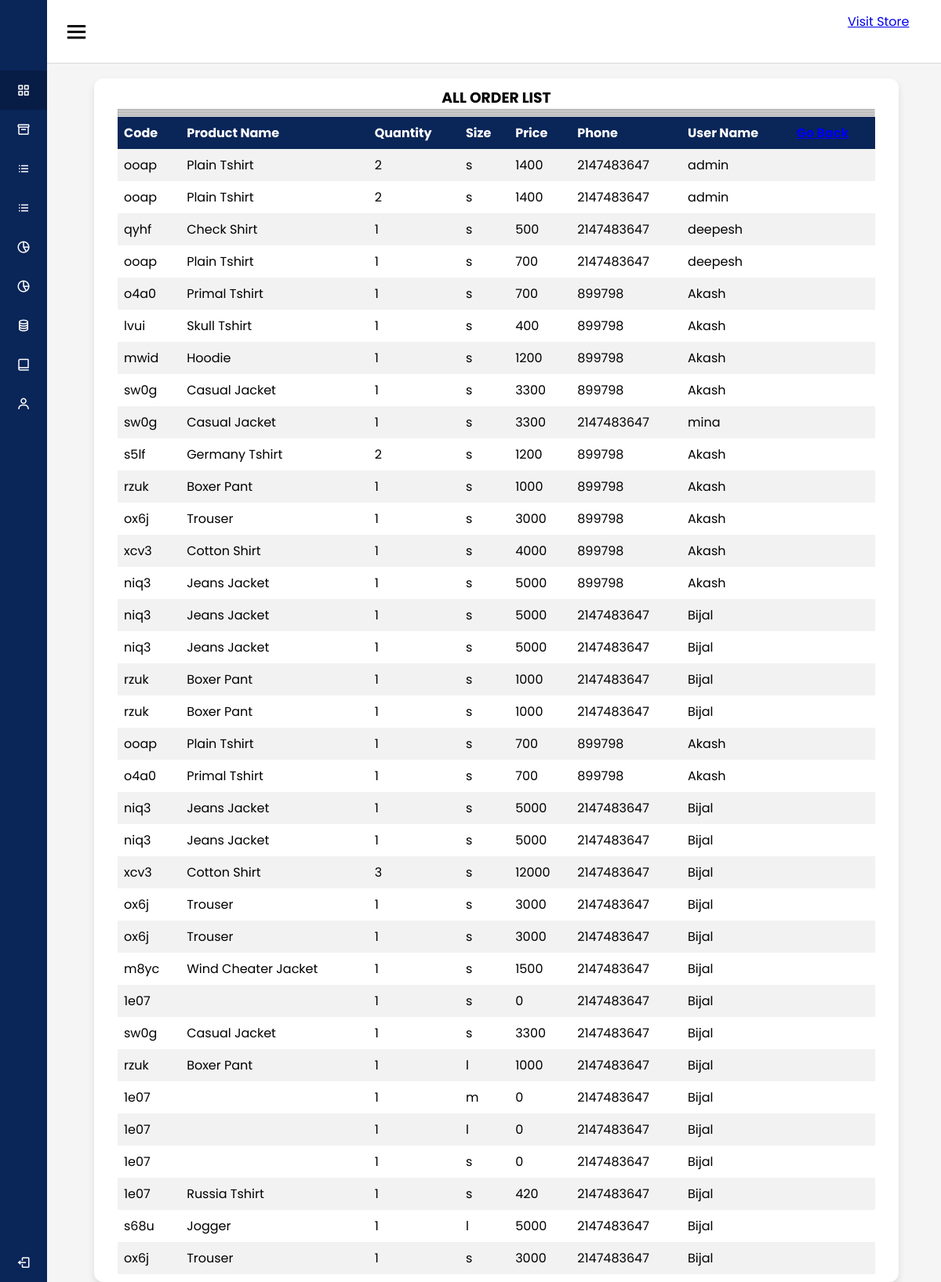
The app's page /admin/history.php with its own data.
### tables this page shows
CREATE TABLE `history` (
  `code` varchar(100) NOT NULL,
  `product_name` varchar(1000) NOT NULL,
  `quantity` int(100) NOT NULL,
  `size` varchar(50) NOT NULL,
  `price` int(11) NOT NULL,
  `phone` int(11) NOT NULL,
  `email` varchar(1000) NOT NULL,
  `user_name` varchar(1000) NOT NULL,
  `brand` varchar(255) NOT NULL,
  `fabric` varchar(255) NOT NULL,
  `category` varchar(255) NOT NULL
);

### admin/history.php (the view, shortened to what this page needs)
<?php
include'top.php';
 $conn=mysqli_connect("localhost","root","","kings");
		  $sql="SELECT * FROM history";
		  $result=mysqli_query($conn,$sql);
		  if(mysqli_num_rows($result)>0)
		  {
?>
<html>
<head>
</head>
    <body>
	      <br><br><br><br>
	      <div class="wwe">
               <div class="qwe">
	                   <center><b><h3>ALL ORDER LIST </h3></b></center><hr><hr><hr><hr><hr>
                       <table border="0" width="100%" align="center" id="customers" >
	                       <tr bgcolor="grey">
								<th>Code</th>
								<th>Product Name</th>
								<th>Quantity</th>
								<th>Size</th>
								<th>Price</th>
								<th>Phone</th>
								<th>User Name</th>
								<th><a href="adminindex.php">Go Back</a></th>
						   </tr>
	        <?php
		        while($row=mysqli_fetch_assoc($result))
			       {
					   echo "<tr>";
					   echo "<td>".$row['code']."</td><td>".$row['product_name']."</td><td>".$row['quantity']."</td>";
					   echo "<td>".$row['size']."</td><td>".$row['price']."</td><td>".$row['phone']."</td>";
					   echo "<td colspan='2'>".$row['user_name']."</td>";
					   echo "</tr>";
			       }
		           }
	        ?>
                       </table>
          </div>
    </body>
</html>

### admin/qwerty.css (style rules this page uses)
* { margin: 0; padding: 0; box-sizing: border-box; font-family: 'Poppins', sans-serif; }

### admin/history.php (style rules this page uses)
.qwe { padding-left: 20px; padding-right: 20px; }
.wwe { width: 90%; background: #fff; padding: 10px 10px; margin: 0px 60px; border-radius: 12px; box-shadow: 0 5px 10px rgba(0, 0, 0, 0.1); }
table { border-collapse: collapse; width: 100%; }
th, td { text-align: left; padding: 8px; }
tr:nth-child(even) { background-color: #f2f2f2 }
th { background-color: #0A2558; color: white; }

### records on screen
history: code "ooap", product_name "Plain Tshirt", quantity "2", size "s", price "1400", phone "2147483647", user_name "admin"
history: code "ooap", product_name "Plain Tshirt", quantity "2", size "s", price "1400", phone "2147483647", user_name "admin"
history: code "qyhf", product_name "Check Shirt", quantity "1", size "s", price "500", phone "2147483647", user_name "deepesh"
history: code "ooap", product_name "Plain Tshirt", quantity "1", size "s", price "700", phone "2147483647", user_name "deepesh"
history: code "o4a0", product_name "Primal Tshirt", quantity "1", size "s", price "700", phone "899798", user_name "Akash"
history: code "lvui", product_name "Skull Tshirt", quantity "1", size "s", price "400", phone "899798", user_name "Akash"
history: code "mwid", product_name "Hoodie", quantity "1", size "s", price "1200", phone "899798", user_name "Akash"
history: code "sw0g", product_name "Casual Jacket", quantity "1", size "s", price "3300", phone "899798", user_name "Akash"
history: code "sw0g", product_name "Casual Jacket", quantity "1", size "s", price "3300", phone "2147483647", user_name "mina"
history: code "s5lf", product_name "Germany Tshirt", quantity "2", size "s", price "1200", phone "899798", user_name "Akash"
history: code "rzuk", product_name "Boxer Pant", quantity "1", size "s", price "1000", phone "899798", user_name "Akash"
history: code "ox6j", product_name "Trouser", quantity "1", size "s", price "3000", phone "899798", user_name "Akash"
history: code "xcv3", product_name "Cotton Shirt", quantity "1", size "s", price "4000", phone "899798", user_name "Akash"
history: code "niq3", product_name "Jeans Jacket", quantity "1", size "s", price "5000", phone "899798", user_name "Akash"
history: code "niq3", product_name "Jeans Jacket", quantity "1", size "s", price "5000", phone "2147483647", user_name "Bijal"
history: code "niq3", product_name "Jeans Jacket", quantity "1", size "s", price "5000", phone "2147483647", user_name "Bijal"
history: code "rzuk", product_name "Boxer Pant", quantity "1", size "s", price "1000", phone "2147483647", user_name "Bijal"
history: code "rzuk", product_name "Boxer Pant", quantity "1", size "s", price "1000", phone "2147483647", user_name "Bijal"
history: code "ooap", product_name "Plain Tshirt", quantity "1", size "s", price "700", phone "899798", user_name "Akash"
history: code "o4a0", product_name "Primal Tshirt", quantity "1", size "s", price "700", phone "899798", user_name "Akash"
history: code "niq3", product_name "Jeans Jacket", quantity "1", size "s", price "5000", phone "2147483647", user_name "Bijal"
history: code "niq3", product_name "Jeans Jacket", quantity "1", size "s", price "5000", phone "2147483647", user_name "Bijal"
history: code "xcv3", product_name "Cotton Shirt", quantity "3", size "s", price "12000", phone "2147483647", user_name "Bijal"
history: code "ox6j", product_name "Trouser", quantity "1", size "s", price "3000", phone "2147483647", user_name "Bijal"
history: code "ox6j", product_name "Trouser", quantity "1", size "s", price "3000", phone "2147483647", user_name "Bijal"
history: code "m8yc", product_name "Wind Cheater Jacket", quantity "1", size "s", price "1500", phone "2147483647", user_name "Bijal"
history: code "1e07", quantity "1", size "s", price "0", phone "2147483647", user_name "Bijal"
history: code "sw0g", product_name "Casual Jacket", quantity "1", size "s", price "3300", phone "2147483647", user_name "Bijal"
history: code "rzuk", product_name "Boxer Pant", quantity "1", size "l", price "1000", phone "2147483647", user_name "Bijal"
history: code "1e07", quantity "1", size "m", price "0", phone "2147483647", user_name "Bijal"
history: code "1e07", quantity "1", size "l", price "0", phone "2147483647", user_name "Bijal"
history: code "1e07", quantity "1", size "s", price "0", phone "2147483647", user_name "Bijal"
history: code "1e07", product_name "Russia Tshirt", quantity "1", size "s", price "420", phone "2147483647", user_name "Bijal"
history: code "s68u", product_name "Jogger", quantity "1", size "l", price "5000", phone "2147483647", user_name "Bijal"
history: code "ox6j", product_name "Trouser", quantity "1", size "s", price "3000", phone "2147483647", user_name "Bijal"
